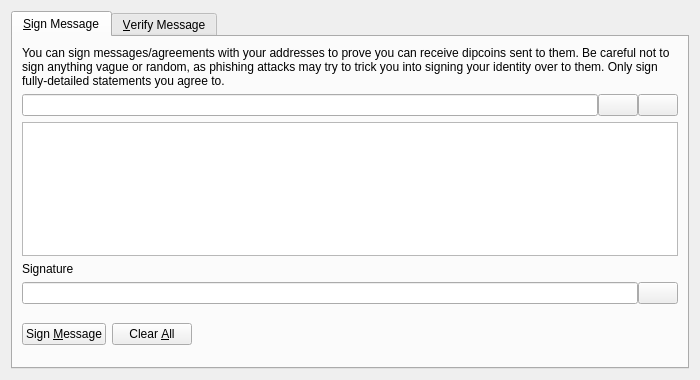
<?xml version="1.0" encoding="UTF-8"?>
<ui version="4.0">
 <class>SignVerifyMessageDialog</class>
 <widget class="QDialog" name="SignVerifyMessageDialog">
  <property name="geometry">
   <rect>
    <x>0</x>
    <y>0</y>
    <width>700</width>
    <height>380</height>
   </rect>
  </property>
  <property name="windowTitle">
   <string>Signatures - Sign / Verify a Message</string>
  </property>
  <property name="modal">
   <bool>true</bool>
  </property>
  <layout class="QVBoxLayout" name="verticalLayout">
   <item>
    <widget class="QTabWidget" name="tabWidget">
     <property name="currentIndex">
      <number>0</number>
     </property>
     <widget class="QWidget" name="tabSignMessage">
      <attribute name="title">
       <string>&amp;Sign Message</string>
      </attribute>
      <layout class="QVBoxLayout" name="verticalLayout_SM">
       <item>
        <widget class="QLabel" name="infoLabel_SM">
         <property name="text">
          <string>You can sign messages/agreements with your addresses to prove you can receive dipcoins sent to them. Be careful not to sign anything vague or random, as phishing attacks may try to trick you into signing your identity over to them. Only sign fully-detailed statements you agree to.</string>
         </property>
         <property name="textFormat">
          <enum>Qt::PlainText</enum>
         </property>
         <property name="wordWrap">
          <bool>true</bool>
         </property>
        </widget>
       </item>
       <item>
        <layout class="QHBoxLayout" name="horizontalLayout_1_SM">
         <property name="spacing">
          <number>0</number>
         </property>
         <item>
          <widget class="QValidatedLineEdit" name="addressIn_SM">
           <property name="toolTip">
            <string>The Dipcoin address to sign the message with</string>
           </property>
          </widget>
         </item>
         <item>
          <widget class="QPushButton" name="addressBookButton_SM">
           <property name="toolTip">
            <string>Choose previously used address</string>
           </property>
           <property name="text">
            <string/>
           </property>
           <property name="icon">
            <iconset resource="../bitcoin.qrc">
             <normaloff>:/icons/address-book</normaloff>:/icons/address-book</iconset>
           </property>
           <property name="shortcut">
            <string>Alt+A</string>
           </property>
           <property name="autoDefault">
            <bool>false</bool>
           </property>
          </widget>
         </item>
         <item>
          <widget class="QPushButton" name="pasteButton_SM">
           <property name="toolTip">
            <string>Paste address from clipboard</string>
           </property>
           <property name="text">
            <string/>
           </property>
           <property name="icon">
            <iconset resource="../bitcoin.qrc">
             <normaloff>:/icons/editpaste</normaloff>:/icons/editpaste</iconset>
           </property>
           <property name="shortcut">
            <string>Alt+P</string>
           </property>
           <property name="autoDefault">
            <bool>false</bool>
           </property>
          </widget>
         </item>
        </layout>
       </item>
       <item>
        <widget class="QPlainTextEdit" name="messageIn_SM">
         <property name="toolTip">
          <string>Enter the message you want to sign here</string>
         </property>
        </widget>
       </item>
       <item>
        <widget class="QLabel" name="signatureLabel_SM">
         <property name="text">
          <string>Signature</string>
         </property>
         <property name="textFormat">
          <enum>Qt::PlainText</enum>
         </property>
        </widget>
       </item>
       <item>
        <layout class="QHBoxLayout" name="horizontalLayout_2_SM">
         <property name="spacing">
          <number>0</number>
         </property>
         <item>
          <widget class="QLineEdit" name="signatureOut_SM">
           <property name="font">
            <font>
             <italic>true</italic>
            </font>
           </property>
           <property name="readOnly">
            <bool>true</bool>
           </property>
          </widget>
         </item>
         <item>
          <widget class="QPushButton" name="copySignatureButton_SM">
           <property name="toolTip">
            <string>Copy the current signature to the system clipboard</string>
           </property>
           <property name="text">
            <string/>
           </property>
           <property name="icon">
            <iconset resource="../bitcoin.qrc">
             <normaloff>:/icons/editcopy</normaloff>:/icons/editcopy</iconset>
           </property>
           <property name="autoDefault">
            <bool>false</bool>
           </property>
          </widget>
         </item>
        </layout>
       </item>
       <item>
        <layout class="QHBoxLayout" name="horizontalLayout_3_SM">
         <item>
          <widget class="QPushButton" name="signMessageButton_SM">
           <property name="toolTip">
            <string>Sign the message to prove you own this Dipcoin address</string>
           </property>
           <property name="text">
            <string>Sign &amp;Message</string>
           </property>
           <property name="icon">
            <iconset resource="../bitcoin.qrc">
             <normaloff>:/icons/edit</normaloff>:/icons/edit</iconset>
           </property>
           <property name="autoDefault">
            <bool>false</bool>
           </property>
          </widget>
         </item>
         <item>
          <widget class="QPushButton" name="clearButton_SM">
           <property name="toolTip">
            <string>Reset all sign message fields</string>
           </property>
           <property name="text">
            <string>Clear &amp;All</string>
           </property>
           <property name="icon">
            <iconset resource="../bitcoin.qrc">
             <normaloff>:/icons/remove</normaloff>:/icons/remove</iconset>
           </property>
           <property name="autoDefault">
            <bool>false</bool>
           </property>
          </widget>
         </item>
         <item>
          <spacer name="horizontalSpacer_1_SM">
           <property name="orientation">
            <enum>Qt::Horizontal</enum>
           </property>
           <property name="sizeHint" stdset="0">
            <size>
             <width>40</width>
             <height>48</height>
            </size>
           </property>
          </spacer>
         </item>
         <item>
          <widget class="QLabel" name="statusLabel_SM">
           <property name="font">
            <font>
             <weight>75</weight>
             <bold>true</bold>
            </font>
           </property>
           <property name="text">
            <string/>
           </property>
           <property name="wordWrap">
            <bool>true</bool>
           </property>
          </widget>
         </item>
         <item>
          <spacer name="horizontalSpacer_2_SM">
           <property name="orientation">
            <enum>Qt::Horizontal</enum>
           </property>
           <property name="sizeHint" stdset="0">
            <size>
             <width>40</width>
             <height>48</height>
            </size>
           </property>
          </spacer>
         </item>
        </layout>
       </item>
      </layout>
     </widget>
     <widget class="QWidget" name="tabVerifyMessage">
      <attribute name="title">
       <string>&amp;Verify Message</string>
      </attribute>
      <layout class="QVBoxLayout" name="verticalLayout_VM">
       <item>
        <widget class="QLabel" name="infoLabel_VM">
         <property name="text">
          <string>Enter the receiver's address, message (ensure you copy line breaks, spaces, tabs, etc. exactly) and signature below to verify the message. Be careful not to read more into the signature than what is in the signed message itself, to avoid being tricked by a man-in-the-middle attack. Note that this only proves the signing party receives with the address, it cannot prove sendership of any transaction!</string>
         </property>
         <property name="textFormat">
          <enum>Qt::PlainText</enum>
         </property>
         <property name="alignment">
          <set>Qt::AlignLeading|Qt::AlignLeft|Qt::AlignTop</set>
         </property>
         <property name="wordWrap">
          <bool>true</bool>
         </property>
        </widget>
       </item>
       <item>
        <layout class="QHBoxLayout" name="horizontalLayout_1_VM">
         <property name="spacing">
          <number>0</number>
         </property>
         <item>
          <widget class="QValidatedLineEdit" name="addressIn_VM">
           <property name="toolTip">
            <string>The Dipcoin address the message was signed with</string>
           </property>
          </widget>
         </item>
         <item>
          <widget class="QPushButton" name="addressBookButton_VM">
           <property name="toolTip">
            <string>Choose previously used address</string>
           </property>
           <property name="text">
            <string/>
           </property>
           <property name="icon">
            <iconset resource="../bitcoin.qrc">
             <normaloff>:/icons/address-book</normaloff>:/icons/address-book</iconset>
           </property>
           <property name="shortcut">
            <string>Alt+A</string>
           </property>
           <property name="autoDefault">
            <bool>false</bool>
           </property>
          </widget>
         </item>
        </layout>
       </item>
       <item>
        <widget class="QPlainTextEdit" name="messageIn_VM"/>
       </item>
       <item>
        <widget class="QValidatedLineEdit" name="signatureIn_VM"/>
       </item>
       <item>
        <layout class="QHBoxLayout" name="horizontalLayout_2_VM">
         <item>
          <widget class="QPushButton" name="verifyMessageButton_VM">
           <property name="toolTip">
            <string>Verify the message to ensure it was signed with the specified Dipcoin address</string>
           </property>
           <property name="text">
            <string>Verify &amp;Message</string>
           </property>
           <property name="icon">
            <iconset resource="../bitcoin.qrc">
             <normaloff>:/icons/transaction_0</normaloff>:/icons/transaction_0</iconset>
           </property>
           <property name="autoDefault">
            <bool>false</bool>
           </property>
          </widget>
         </item>
         <item>
          <widget class="QPushButton" name="clearButton_VM">
           <property name="toolTip">
            <string>Reset all verify message fields</string>
           </property>
           <property name="text">
            <string>Clear &amp;All</string>
           </property>
           <property name="icon">
            <iconset resource="../bitcoin.qrc">
             <normaloff>:/icons/remove</normaloff>:/icons/remove</iconset>
           </property>
           <property name="autoDefault">
            <bool>false</bool>
           </property>
          </widget>
         </item>
         <item>
          <spacer name="horizontalSpacer_1_VM">
           <property name="orientation">
            <enum>Qt::Horizontal</enum>
           </property>
           <property name="sizeHint" stdset="0">
            <size>
             <width>40</width>
             <height>48</height>
            </size>
           </property>
          </spacer>
         </item>
         <item>
          <widget class="QLabel" name="statusLabel_VM">
           <property name="font">
            <font>
             <weight>75</weight>
             <bold>true</bold>
            </font>
           </property>
           <property name="text">
            <string/>
           </property>
           <property name="wordWrap">
            <bool>true</bool>
           </property>
          </widget>
         </item>
         <item>
          <spacer name="horizontalSpacer_2_VM">
           <property name="orientation">
            <enum>Qt::Horizontal</enum>
           </property>
           <property name="sizeHint" stdset="0">
            <size>
             <width>40</width>
             <height>48</height>
            </size>
           </property>
          </spacer>
         </item>
        </layout>
       </item>
      </layout>
     </widget>
    </widget>
   </item>
  </layout>
 </widget>
 <customwidgets>
  <customwidget>
   <class>QValidatedLineEdit</class>
   <extends>QLineEdit</extends>
   <header>qvalidatedlineedit.h</header>
  </customwidget>
 </customwidgets>
 <resources>
  <include location="../bitcoin.qrc"/>
 </resources>
 <connections/>
</ui>
